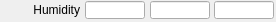
   <widget class="caFrame" name="caFrame_43">
    <property name="geometry">
     <rect>
      <x>61</x>
      <y>570</y>
      <width>276</width>
      <height>22</height>
     </rect>
    </property>
    <widget class="caLabel" name="caLabel_48">
     <property name="geometry">
      <rect>
       <x>0</x>
       <y>0</y>
       <width>80</width>
       <height>20</height>
      </rect>
     </property>
     <property name="frameShape">
      <enum>QFrame::NoFrame</enum>
     </property>
     <property name="text">
      <string>Humidity</string>
     </property>
     <property name="alignment">
      <set>Qt::AlignAbsolute|Qt::AlignRight|Qt::AlignTrailing|Qt::AlignVCenter</set>
     </property>
     <property name="fontScaleMode">
      <enum>ESimpleLabel::Height</enum>
     </property>
     <property name="foreground">
      <color>
       <red>0</red>
       <green>0</green>
       <blue>0</blue>
      </color>
     </property>
     <property name="background">
      <color alpha="0">
       <red>0</red>
       <green>0</green>
       <blue>0</blue>
      </color>
     </property>
    </widget>
    <widget class="caLineEdit" name="caLineEdit_30">
     <property name="geometry">
      <rect>
       <x>85</x>
       <y>1</y>
       <width>60</width>
       <height>18</height>
      </rect>
     </property>
     <property name="alignment">
      <set>Qt::AlignAbsolute|Qt::AlignCenter|Qt::AlignHCenter|Qt::AlignVCenter</set>
     </property>
     <property name="channel" stdset="0">
      <string>$(P)$(R)Humid0_RBV</string>
     </property>
     <property name="foreground">
      <color>
       <red>10</red>
       <green>0</green>
       <blue>184</blue>
      </color>
     </property>
     <property name="background">
      <color>
       <red>187</red>
       <green>187</green>
       <blue>187</blue>
      </color>
     </property>
     <property name="colorMode">
      <enum>caLineEdit::Static</enum>
     </property>
     <property name="precisionMode">
      <enum>caLineEdit::Channel</enum>
     </property>
     <property name="limitsMode">
      <enum>caLineEdit::Channel</enum>
     </property>
     <property name="maxValue">
      <double>1.000000000000000</double>
     </property>
     <property name="minValue">
      <double>0.000000000000000</double>
     </property>
     <property name="fontScaleMode" stdset="0">
      <enum>caLineEdit::Height</enum>
     </property>
     <property name="formatType">
      <enum>caLineEdit::decimal</enum>
     </property>
    </widget>
    <widget class="caLineEdit" name="caLineEdit_31">
     <property name="geometry">
      <rect>
       <x>150</x>
       <y>1</y>
       <width>60</width>
       <height>18</height>
      </rect>
     </property>
     <property name="alignment">
      <set>Qt::AlignAbsolute|Qt::AlignCenter|Qt::AlignHCenter|Qt::AlignVCenter</set>
     </property>
     <property name="channel" stdset="0">
      <string>$(P)$(R)Humid1_RBV</string>
     </property>
     <property name="foreground">
      <color>
       <red>10</red>
       <green>0</green>
       <blue>184</blue>
      </color>
     </property>
     <property name="background">
      <color>
       <red>187</red>
       <green>187</green>
       <blue>187</blue>
      </color>
     </property>
     <property name="colorMode">
      <enum>caLineEdit::Static</enum>
     </property>
     <property name="precisionMode">
      <enum>caLineEdit::Channel</enum>
     </property>
     <property name="limitsMode">
      <enum>caLineEdit::Channel</enum>
     </property>
     <property name="maxValue">
      <double>1.000000000000000</double>
     </property>
     <property name="minValue">
      <double>0.000000000000000</double>
     </property>
     <property name="fontScaleMode" stdset="0">
      <enum>caLineEdit::Height</enum>
     </property>
     <property name="formatType">
      <enum>caLineEdit::decimal</enum>
     </property>
    </widget>
    <widget class="caLineEdit" name="caLineEdit_32">
     <property name="geometry">
      <rect>
       <x>214</x>
       <y>1</y>
       <width>60</width>
       <height>18</height>
      </rect>
     </property>
     <property name="alignment">
      <set>Qt::AlignAbsolute|Qt::AlignCenter|Qt::AlignHCenter|Qt::AlignVCenter</set>
     </property>
     <property name="channel" stdset="0">
      <string>$(P)$(R)Humid2_RBV</string>
     </property>
     <property name="foreground">
      <color>
       <red>10</red>
       <green>0</green>
       <blue>184</blue>
      </color>
     </property>
     <property name="background">
      <color>
       <red>187</red>
       <green>187</green>
       <blue>187</blue>
      </color>
     </property>
     <property name="colorMode">
      <enum>caLineEdit::Static</enum>
     </property>
     <property name="precisionMode">
      <enum>caLineEdit::Channel</enum>
     </property>
     <property name="limitsMode">
      <enum>caLineEdit::Channel</enum>
     </property>
     <property name="maxValue">
      <double>1.000000000000000</double>
     </property>
     <property name="minValue">
      <double>0.000000000000000</double>
     </property>
     <property name="fontScaleMode" stdset="0">
      <enum>caLineEdit::Height</enum>
     </property>
     <property name="formatType">
      <enum>caLineEdit::decimal</enum>
     </property>
    </widget>
   </widget>
